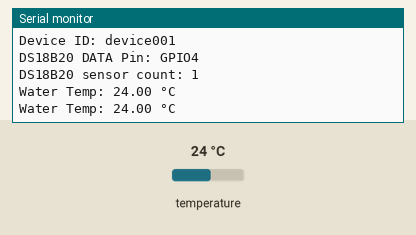
Bench run of a sketch on a simulated ESP32. Shown: the last lines printed to the serial monitor. The test bench sets the inputs (shaded band); at power-on: temperature 24 °C.

Above: at 3.5 s.
3.6 s: temperature set to 12 °C
At 4.6 s:
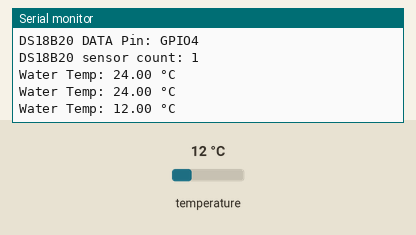
5.1 s: temperature set to 19 °C
At 6.4 s:
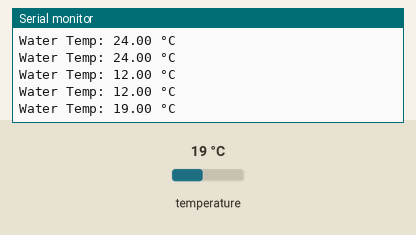
Timing chart, 0 to 8.1 s (numbered marks = the images above; inputs shaded):
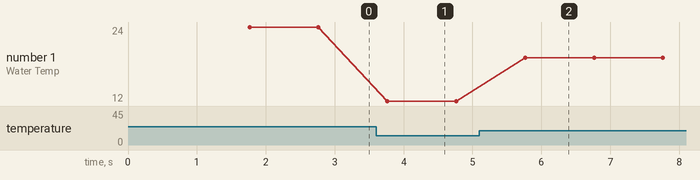

Measured:
- after the input at 3.6 s, the serial monitor: prints a new line after 0.16 s (image 1)
- after the input at 5.1 s, the serial monitor: prints a new line after 0.66 s (image 2)
- plotted number 1: 24 → 12 after the input at 3.6 s, 12 → 19 after the input at 5.1 s

The sketch:

T03_DS18B20_Test.ino
```cpp
// T03_DS18B20_Test.ino
// Purpose: Verify water temperature readings from a DS18B20 sensor on GPIO4.
//
// Required Arduino libraries:
// - OneWire
// - DallasTemperature
//
// Hardware target:
// - ESP32-WROOM-32U DevKitC V4
// - DS18B20 VCC -> ESP32 3V3
// - DS18B20 GND -> ESP32 GND
// - DS18B20 DATA -> ESP32 GPIO4
// - 4.7k ohm pull-up resistor between DATA and 3V3
//
// Notes for beginners:
// - Open Serial Monitor at 115200 baud.
// - This test only checks DS18B20 temperature reading.
// - Water level, pumps, MQTT, and backend are not used here.
// - This sketch uses millis() for timing instead of delay().

#include <OneWire.h>
#include <DallasTemperature.h>

#define PIN_DS18B20_DATA 4

const unsigned long TEMPERATURE_READ_INTERVAL_MS = 1000;

OneWire oneWire(PIN_DS18B20_DATA);
DallasTemperature sensors(&oneWire);

unsigned long previousReadMs = 0;
int sensorCount = 0;

void setup() {
  Serial.begin(115200);

  sensors.begin();
  sensorCount = sensors.getDeviceCount();

  Serial.println("Hydroponic Device001 DS18B20 Test");
  Serial.println("Project: Hydroponic_IoT_ESP32");
  Serial.println("Test: T03_DS18B20_Test");
  Serial.println("Device ID: device001");
  Serial.println("DS18B20 DATA Pin: GPIO4");
  Serial.print("DS18B20 sensor count: ");
  Serial.println(sensorCount);

  if (sensorCount == 0) {
    Serial.println("ERROR: No DS18B20 sensor found. Check DATA wiring, 3V3, GND, and 4.7k ohm pull-up resistor.");
  }
}

void loop() {
  unsigned long currentMs = millis();

  if (currentMs - previousReadMs >= TEMPERATURE_READ_INTERVAL_MS) {
    previousReadMs = currentMs;

    if (sensorCount == 0) {
      Serial.println("ERROR: No DS18B20 sensor found on GPIO4.");
      return;
    }

    sensors.requestTemperatures();
    float waterTempC = sensors.getTempCByIndex(0);

    if (waterTempC == DEVICE_DISCONNECTED_C) {
      Serial.println("ERROR: DS18B20 temperature reading is invalid or sensor is disconnected.");
      return;
    }

    Serial.print("Water Temp: ");
    Serial.print(waterTempC, 2);
    Serial.println(" \xC2\xB0" "C");
  }
}
```
